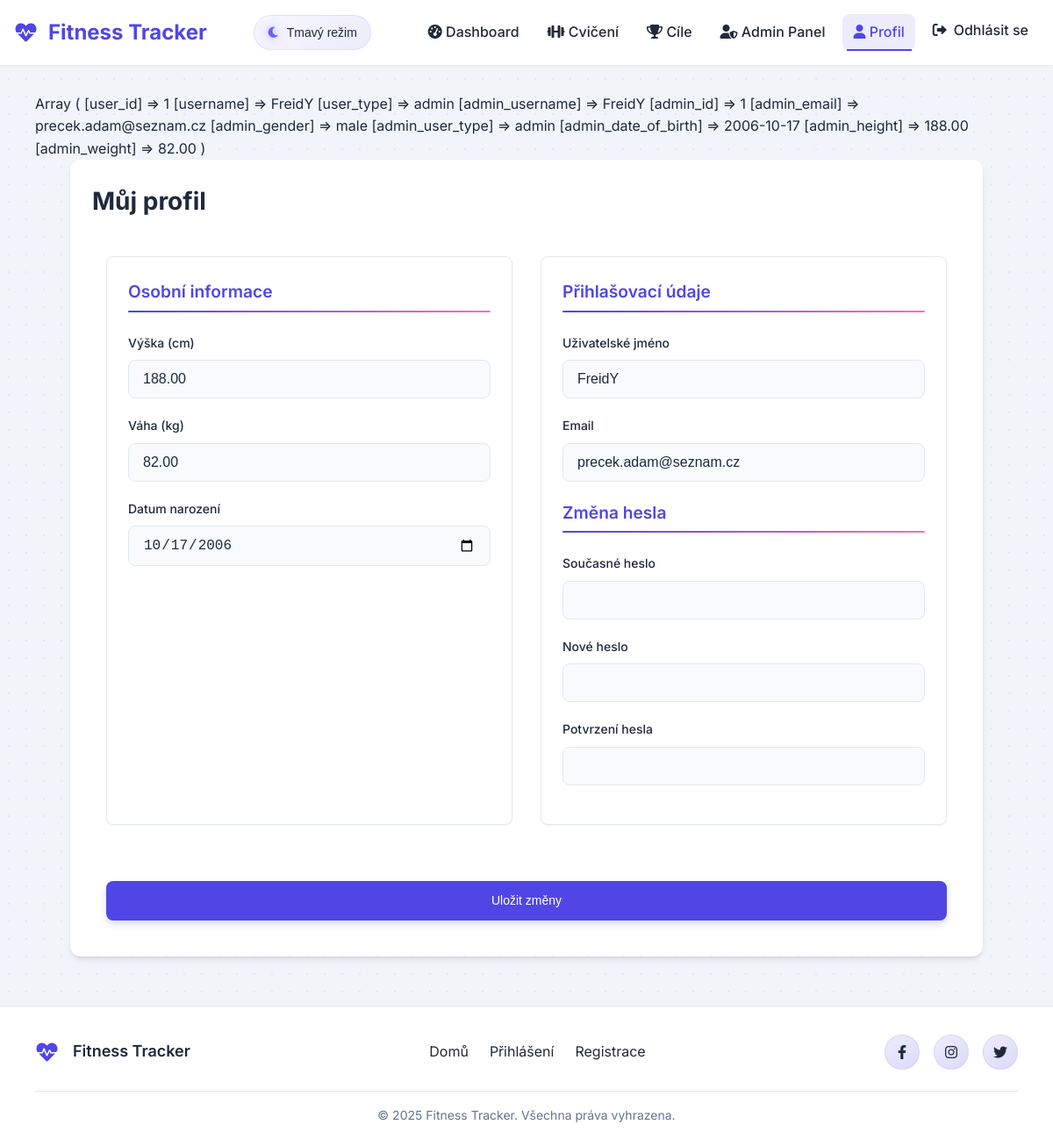
Screenshot of /index.php?page=profile (signed in) with the database file from the repository.
### tables this page shows
CREATE TABLE IF NOT EXISTS users (
    id INT AUTO_INCREMENT PRIMARY KEY,
    username VARCHAR(50) NOT NULL UNIQUE,
    email VARCHAR(100) NOT NULL UNIQUE,
    password VARCHAR(255) NOT NULL,
    user_type ENUM('user', 'admin') NOT NULL DEFAULT 'user',
    gender ENUM('male', 'female','other') NOT NULL,
    height DECIMAL(5,2) DEFAULT NULL,
    weight DECIMAL(5,2) DEFAULT NULL,
    date_of_birth DATE DEFAULT NULL,
    created_at TIMESTAMP DEFAULT CURRENT_TIMESTAMP,
    updated_at TIMESTAMP DEFAULT CURRENT_TIMESTAMP ON UPDATE CURRENT_TIMESTAMP
);

### src/controllers/UserController.php (called while the page is built, shortened)
<?php
class UserController {
    private $userModel;
    public function __construct($userModel) {
        $this->userModel = $userModel;
    }
    public function showProfile() {
        $userId = $_SESSION['user_id'];
        $user = $this->userModel->getById($userId);
        include __DIR__ . '/../views/profile.php';
    }
}
?>

### src/models/User.php (called while the page is built, shortened)
<?php
class User {
    private $pdo;
    public function __construct($pdo) {
        $this->pdo = $pdo;
    }
    public function getById($id) {
        $sql = "SELECT * FROM users WHERE id = :id";
        $stmt = $this->pdo->prepare($sql);
        $stmt->execute([':id' => $id]);
        return $stmt->fetch(PDO::FETCH_ASSOC);
    }
}
?>

### src/views/profile.php (the view, shortened to what this page needs)
<?php
include 'src/views/header.php';
print_r($_SESSION);
?>
<div class="container profile">
    <section class="card">
        <h2>Můj profil</h2>
        <form action="index.php?action=update_profile&page=profile" method="post" enctype="multipart/form-data" class="profile-grid">
            <div class="profile-section">
                <h3>Osobní informace</h3>
                <div class="form-group">
                    <label for="height">Výška (cm)</label>
                    <input type="number" step="0.01" name="height" id="height" value="<?= htmlspecialchars($user['height'] ?? '') ?>" min="0">
                </div>
                <div class="form-group">
                    <label for="weight">Váha (kg)</label>
                    <input type="number" step="0.01" name="weight" id="weight" min="0"
                           value="<?= htmlspecialchars($user['weight'] ?? '') ?>">
                </div>
                <div class="form-group">
                    <label for="date_of_birth">Datum narození</label>
                    <input type="date" name="date_of_birth" id="date_of_birth"
                           value="<?= htmlspecialchars($user['date_of_birth'] ?? '') ?>">
                </div>
            </div>
            <div class="profile-section">
                <h3>Přihlašovací údaje</h3>
                <div class="form-group">
                    <label for="username">Uživatelské jméno</label>
                    <input type="text" name="username" id="username" required
                           value="<?= htmlspecialchars($user['username']) ?>">
                </div>
                <div class="form-group">
                    <label for="email">Email</label>
                    <input type="email" name="email" id="email" required
                           value="<?= htmlspecialchars($user['email']) ?>">
                </div>
                <h3 class="mt-4">Změna hesla</h3>
                <div class="form-group">
                    <label for="current_password">Současné heslo</label>
                    <input type="password" name="current_password" id="current_password">
                </div>
                <div class="form-group">
                    <label for="new_password">Nové heslo</label>
                    <input type="password" name="new_password" id="new_password" minlength="6">
                </div>
                <div class="form-group">
                    <label for="confirm_password">Potvrzení hesla</label>
                    <input type="password" name="confirm_password" id="confirm_password" minlength="6">
                </div>
            </div>
            <div class="form-actions" style="grid-column: 1 / -1;">
                <button type="submit" class="btn primary-btn w-full">Uložit změny</button>
            </div>
        </form>
    </section>
</div>
<?php include 'footer.php'; ?>

### public/css/styles.css (style rules this page uses)
:root { --primary-color: #4f46e5; --primary-hover: #4338ca; --secondary-color: #f472b6; --secondary-hover: #ec4899; --success-color: #10b981; --danger-color: #ef4444; --warning-color: #f59e0b; --info-color: #7046e5; --dark-color: #1e293b; --light-color: #f8fafc; --text-color: #1e293b; --text-muted: #64748b; --border-color: #e2e8f0; --card-bg: #ffffff; --card-bg-2: #f1f5f9; --body-bg: #f1f5f9; --primary-rgb: 79, 70, 229; --secondary-rgb: 244, 114, 182; --success-rgb: 16, 185, 129; --danger-rgb: 239, 68, 68; --warning-rgb: 245, 158, 11; --dark-rgb: 30, 41, 59; --light-rgb: 248, 250, 252; --shadow-sm: 0 1px 2px 0 rgba(0, 0, 0, 0.05); --shadow-md: 0 4px 6px -1px rgba(0, 0, 0, 0.1), 0 2px 4px -1px rgba(0, 0, 0, 0.06); --shadow-lg: 0 10px 15px -3px rgba(0, 0, 0, 0.1), 0 4px 6px -2px rgba(0, 0, 0, 0.05); --transition: all 0.3s cubic-bezier(0.25, 0.8, 0.25, 1); --border-radius-sm: 0.375rem; --border-radius: 0.5rem; --border-radius-lg: 0.75rem; }
* { margin: 0; padding: 0; box-sizing: border-box; }
.w-full { width: 100%; }
body { font-family: 'Inter', 'Segoe UI', -apple-system, BlinkMacSystemFont, Roboto, Arial, sans-serif; line-height: 1.6; color: var(--text-color); background-color: var(--body-bg); min-height: 100vh; display: flex; flex-direction: column; transition: background-color 0.3s ease, color 0.3s ease; position: relative; background-image: radial-gradient( rgba(var(--primary-rgb), 0.08) 1px, transparent 1px ); background-size: 20px 20px; background-position: 0 0; }
.container { width: 100%; max-width: 1200px; margin: 0 auto; padding: 0 2.5rem; }
h2 { font-size: 1.75rem; margin-bottom: 1.5rem; color: var(--dark-color); font-weight: 700; }
h3 { font-size: 1.25rem; margin-bottom: 1rem; color: var(--dark-color); font-weight: 600; }
.btn { display: inline-flex; align-items: center; justify-content: center; padding: 0.625rem 1.25rem; border-radius: var(--border-radius); font-weight: 500; font-size: 0.875rem; line-height: 1.5; text-align: center; cursor: pointer; transition: var(--transition); border: none; gap: 0.5rem; position: relative; overflow: hidden; }
.primary-btn { background-color: var(--primary-color); color: white; box-shadow: 0 4px 8px rgba(79, 70, 229, 0.2); }
.card { background-color: var(--card-bg); border-radius: var(--border-radius-lg); box-shadow: var(--shadow-md); padding: 1.5rem; margin-bottom: 1.5rem; position: relative; overflow: hidden; border: 1px solid rgba(var(--light-rgb), 0.1); transition: all 0.3s cubic-bezier(0.23, 1, 0.32, 1); }
.card::before { content: ''; position: absolute; top: 0; left: 0; width: 100%; height: 4px; background: linear-gradient(90deg, rgba(var(--primary-rgb), 0.8), rgba(var(--secondary-rgb), 0.8) ); transition: transform 0.3s ease; transform: scaleX(0); transform-origin: left; }
.btn::before { content: ''; position: absolute; inset: 0; background: linear-gradient(to right, rgba(255, 255, 255, 0) 0%, rgba(255, 255, 255, 0.2) 50%, rgba(255, 255, 255, 0) 100% ); transform: translateX(-100%); transition: transform 0.6s ease; z-index: 1; }
.form-group { margin-bottom: 1.5rem; position: relative; }
label { display: block; font-weight: 500; margin-bottom: 0.5rem; color: var(--text-color); font-size: 0.875rem; }
input, textarea, select { width: 100%; padding: 0.75rem 1rem; border: 1px solid var(--border-color); border-radius: var(--border-radius); font-size: 1rem; transition: var(--transition); background-color: var(--light-color); color: var(--text-color); }
input::placeholder, textarea::placeholder { color: var(--text-muted); opacity: 0.8; }
.form-actions { margin-top: 2rem; }
body { transition: background-color 0.3s ease, color 0.3s ease; }
header, footer, .card, .auth-form, .input-icon-wrapper, select, input, textarea, .checkbox-label::before { transition: background-color 0.3s ease, border-color 0.3s ease, box-shadow 0.3s ease; }
.form-actions { margin-top: 2rem; display: flex; justify-content: flex-end; }
.form-actions .btn { padding: 0.75rem 2rem; }
.form-group { margin-bottom: 1.5rem; }
.btn { padding: 0.75rem 1.5rem; border-radius: var(--border-radius); font-weight: 500; cursor: pointer; transition: var(--transition); border: none; display: inline-flex; align-items: center; gap: 0.5rem; }

### rows the page displays
users: height "188.00", weight "82.00", date_of_birth "10/17/2006", username "FreidY", email "precek.adam@seznam.cz"
